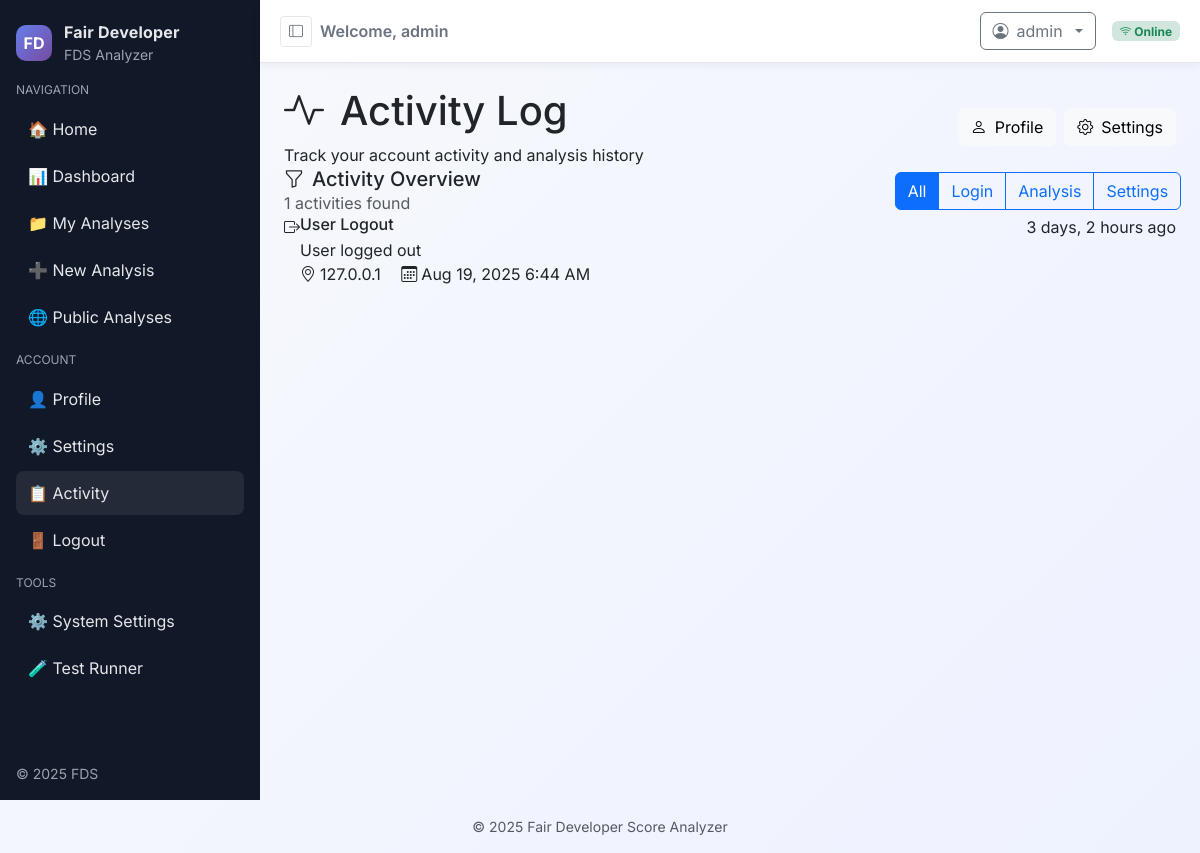
Before: /activity/ (signed in) with the older database file.
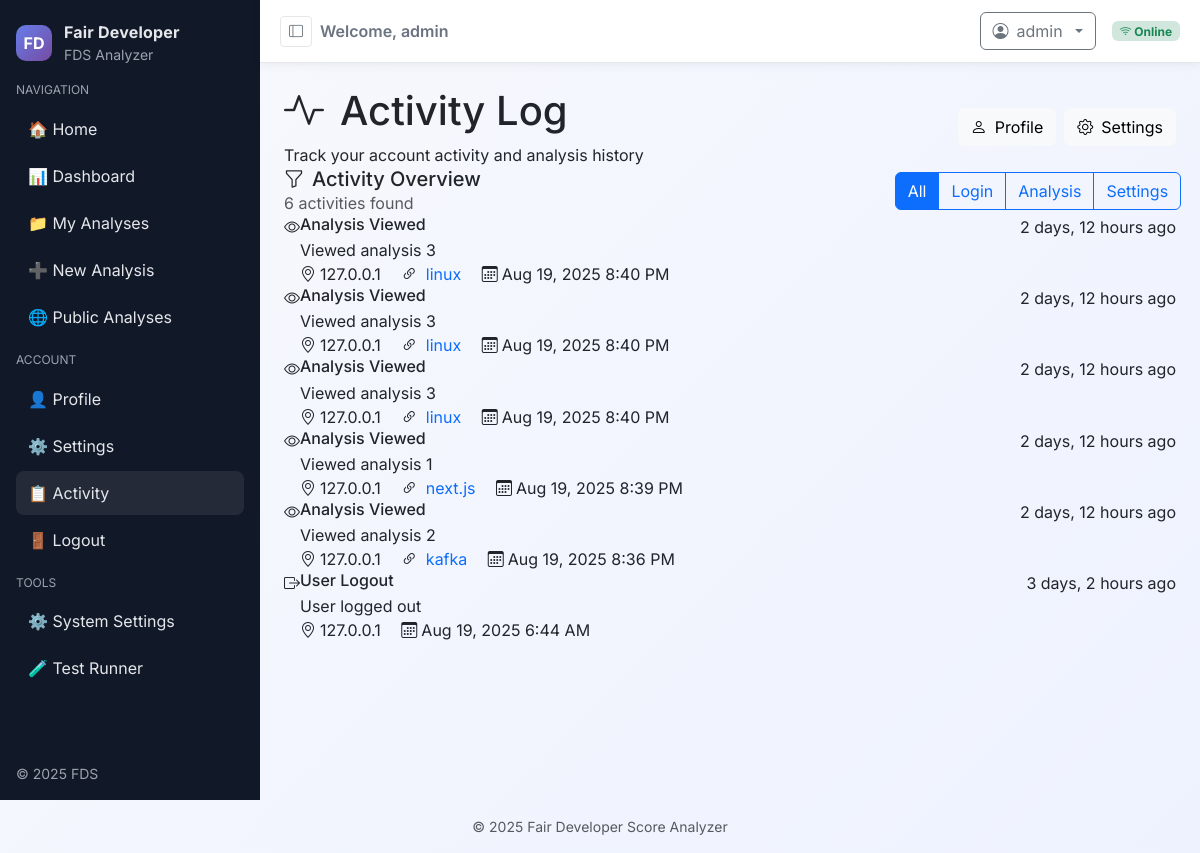
After: the same page with the newer database file.
### dev_productivity/models.py (models this page shows, shortened)
class ActivityLog(models.Model):
    ACTION_CHOICES = [
        ('login', 'User Login'),
        ('logout', 'User Logout'),
        ('analysis_create', 'Analysis Created'),
        ('analysis_view', 'Analysis Viewed'),
        ('analysis_delete', 'Analysis Deleted'),
        ('analysis_share', 'Analysis Shared'),
        ('settings_update', 'Settings Updated'),
        ('token_update', 'GitHub Token Updated'),
    ]
    user = models.ForeignKey(User, on_delete=models.CASCADE, related_name='activity_logs')
    action = models.CharField(max_length=30, choices=ACTION_CHOICES)
    description = models.TextField(blank=True)
    ip_address = models.GenericIPAddressField(blank=True, null=True)
    user_agent = models.TextField(blank=True)
    analysis = models.ForeignKey(FDSAnalysis, on_delete=models.SET_NULL, null=True, blank=True)
    metadata = models.JSONField(default=dict, blank=True)
    created_at = models.DateTimeField(default=timezone.now)
    class Meta:
        ordering = ['-created_at']

class FDSAnalysis(models.Model):
    STATUS_CHOICES = [
        ('pending', 'Pending'),
        ('running', 'Running'),
        ('completed', 'Completed'),
        ('failed', 'Failed'),
    ]
    user = models.ForeignKey(User, on_delete=models.CASCADE, related_name='analyses')
    repo_url = models.URLField(max_length=500, help_text="GitHub repository URL")
    access_token = models.CharField(max_length=200, help_text="GitHub access token", blank=True)
    commit_limit = models.IntegerField(default=300, help_text="Number of commits to analyze")
    status = models.CharField(max_length=20, choices=STATUS_CHOICES, default='pending')
    created_at = models.DateTimeField(default=timezone.now)
    started_at = models.DateTimeField(null=True, blank=True)
    completed_at = models.DateTimeField(null=True, blank=True)
    total_commits = models.IntegerField(null=True, blank=True)
    total_batches = models.IntegerField(null=True, blank=True)
    total_developers = models.IntegerField(null=True, blank=True)
    execution_time = models.FloatField(null=True, blank=True, help_text="Execution time in seconds")
    error_message = models.TextField(blank=True, null=True)
    is_public = models.BooleanField(default=False, help_text="Make analysis results publicly viewable")
    shared_with = models.ManyToManyField(User, blank=True, related_name='shared_analyses')
    class Meta:
        ordering = ['-created_at']
        verbose_name = "FDS Analysis"
        verbose_name_plural = "FDS Analyses"
    def get_repo_name(self):
        if self.repo_url:
            return self.repo_url.rstrip('/').split('/')[-1]
        return "Unknown Repository"

### dev_productivity/auth_views.py (the view)
# urls.py: path('activity/', auth_views.activity_log, name='activity_log'),
@login_required
@require_GET
def activity_log(request):
    activities = request.user.activity_logs.all()[:50]
    return render(request, 'dev_productivity/auth/activity_log.html', {'activities': activities})

### dev_productivity/models.py (called while the page is built)
    def get_full_name(self):
        return f"{self.first_name} {self.last_name}".strip()

### dev_productivity/templates/dev_productivity/auth/activity_log.html (shortened to what the changed rows need)
{% extends 'dev_productivity/base.html' %}
{% load static %}
{% block content %}
<div class="activity-header">
    <div class="container">
        <div class="row align-items-center">
            <div class="col-md-8">
                <h1 class="mb-2">
                    <i class="bi bi-activity me-3"></i>Activity Log
                </h1>
            </div>
        </div>
    </div>
</div>
<div class="container">
    <div class="filter-section">
        <div class="row align-items-center">
            <div class="col-md-8">
                <h5 class="mb-0">
                    <i class="bi bi-funnel me-2"></i>Activity Overview
                </h5>
                <p class="text-muted mb-0">{{ activities.count }} activities found</p>
            </div>
        </div>
    </div>
    <div class="activity-card">
        <div class="card-body p-0">
            {% if activities %}
                {% for activity in activities %}
                <div class="activity-item" data-action="{{ activity.action }}">
                    <div class="d-flex align-items-start">
                        <div class="activity-icon activity-{{ activity.action }}">
                            {% if activity.action == 'login' %}
                                <i class="bi bi-box-arrow-in-right"></i>
                            {% elif activity.action == 'logout' %}
                                <i class="bi bi-box-arrow-right"></i>
                            {% elif activity.action == 'analysis_create' %}
                                <i class="bi bi-plus-circle"></i>
                            {% elif activity.action == 'analysis_view' %}
                                <i class="bi bi-eye"></i>
                            {% elif activity.action == 'analysis_delete' %}
                                <i class="bi bi-trash"></i>
                            {% elif activity.action == 'analysis_share' %}
                                <i class="bi bi-share"></i>
                            {% elif activity.action == 'settings_update' %}
                                <i class="bi bi-gear"></i>
                            {% elif activity.action == 'token_update' %}
                                <i class="bi bi-key"></i>
                            {% else %}
                                <i class="bi bi-activity"></i>
                            {% endif %}
                        </div>
                        <div class="flex-grow-1">
                            <div class="d-flex justify-content-between align-items-start">
                                <div>
                                    <h6 class="mb-1">{{ activity.get_action_display }}</h6>
                                    {% if activity.description %}
                                        <div class="activity-description">{{ activity.description }}</div>
                                    {% endif %}
                                </div>
                                <div class="activity-time">{{ activity.created_at|timesince }} ago</div>
                            </div>
                            <div class="activity-meta">
                                {% if activity.ip_address %}
                                    <i class="bi bi-geo-alt me-1"></i>{{ activity.ip_address }}
                                {% endif %}
                                {% if activity.analysis %}
                                    <i class="bi bi-link-45deg me-1 ms-3"></i>
                                    <a href="{% url 'analysis_detail' activity.analysis.id %}" class="text-decoration-none">
                                        {{ activity.analysis.get_repo_name }}
                                    </a>
                                {% endif %}
                                <i class="bi bi-calendar3 me-1 ms-3"></i>{{ activity.created_at|date:"M j, Y g:i A" }}
                            </div>
                        </div>
                    </div>
                </div>
                {% endfor %}
            {% endif %}
        </div>
    </div>
</div>
{% endblock %}

Changed rows visible on the page:
added ActivityLog: action "Analysis Viewed", description "Viewed analysis 3", created_at "2 days, 12 hours", ip_address "127.0.0.1", analysis.get_repo_name "linux", created_at "Aug 19, 2025 8:40 PM"
added ActivityLog: action "Analysis Viewed", description "Viewed analysis 3", created_at "2 days, 12 hours", ip_address "127.0.0.1", analysis.get_repo_name "linux", created_at "Aug 19, 2025 8:40 PM"
added ActivityLog: action "Analysis Viewed", description "Viewed analysis 3", created_at "2 days, 12 hours", ip_address "127.0.0.1", analysis.get_repo_name "linux", created_at "Aug 19, 2025 8:40 PM"
added ActivityLog: action "Analysis Viewed", description "Viewed analysis 1", created_at "2 days, 12 hours", ip_address "127.0.0.1", analysis.get_repo_name "next.js", created_at "Aug 19, 2025 8:39 PM"
added ActivityLog: action "Analysis Viewed", description "Viewed analysis 2", created_at "2 days, 12 hours", ip_address "127.0.0.1", analysis.get_repo_name "kafka", created_at "Aug 19, 2025 8:36 PM"
Other visible differences:
{{ activities.count }}: "1" → "6"
